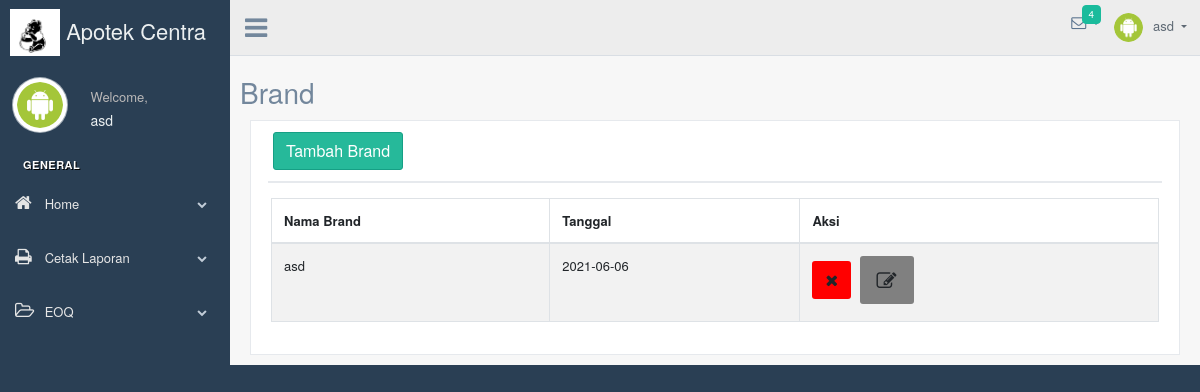
The page /admin/brand.php (signed in) on the database its author committed.
### tables this page shows
CREATE TABLE `tbl_logo` (
  `id_logo` int(20) NOT NULL,
  `nama_logo` varchar(255) NOT NULL,
  `create_date` date NOT NULL
);

CREATE TABLE `tbl_petugas` (
  `id_petugas` int(20) NOT NULL,
  `nama_petugas` varchar(255) NOT NULL,
  `img` varchar(255) NOT NULL,
  `email` varchar(255) NOT NULL,
  `alamat_petugas` text NOT NULL,
  `password` varchar(255) NOT NULL
);

CREATE TABLE `tbl_brand` (
  `id_brand` int(20) NOT NULL,
  `nama_brand` varchar(255) NOT NULL,
  `create_date` date NOT NULL,
  `status` varchar(255) NOT NULL
);

### model/User.php (called while the page is built, shortened)
<?php
function GetDataPetugas($id, $conn)
{
   $sql = "SELECT * FROM tbl_petugas where id_petugas = '" . $id . "' ";
   $item = mysqli_query($conn, $sql);
   $data = mysqli_fetch_assoc($item);
   return $data;
}
function GetDataBrand($conn)
{
   $sql = "SELECT * FROM tbl_brand WHERE status = 'ACTIVE' ORDER by create_date desc ";
   $item = mysqli_query($conn, $sql);
   return $item;
}
function GetCountPesan($conn)
{
   $sql = "SELECT count(id_pesan) as total FROM tbl_pesan";
   $item = mysqli_query($conn, $sql);
   $data = mysqli_fetch_assoc($item);
   return $data;
}
function GetDataLogo($conn)
{
   $sql = "SELECT * FROM tbl_logo ORDER by create_date DESC LIMIT 1";
   $item = mysqli_query($conn, $sql);
   $data = mysqli_fetch_assoc($item);
   return $data;
}
?>

### admin/brand.php (the view, shortened to what this page needs)
<?php
require('../model/User.php');
$logo = GetDataLogo($conn);
$data_brand = GetDataBrand($conn);
$totalpesan = GetCountPesan($conn);
$now = GetDataPetugas($_SESSION['id_petugas'], $conn);
?>
<!DOCTYPE html>
<html lang="en">
<head>
  <link href="../vendors/bootstrap/dist/css/bootstrap.min.css" rel="stylesheet">
  <link href="../vendors/font-awesome/css/font-awesome.min.css" rel="stylesheet">
  <link href="../vendors/nprogress/nprogress.css" rel="stylesheet">
  <link href="../vendors/iCheck/skins/flat/green.css" rel="stylesheet">
  <link href="../vendors/bootstrap-progressbar/css/bootstrap-progressbar-3.3.4.min.css" rel="stylesheet">
  <link href="../vendors/jqvmap/dist/jqvmap.min.css" rel="stylesheet" />
  <link href="../vendors/bootstrap-daterangepicker/daterangepicker.css" rel="stylesheet">
  <link href="../vendors/datatables.net-bs/css/dataTables.bootstrap.min.css" rel="stylesheet">
  <link href="../vendors/datatables.net-buttons-bs/css/buttons.bootstrap.min.css" rel="stylesheet">
  <link href="../vendors/datatables.net-fixedheader-bs/css/fixedHeader.bootstrap.min.css" rel="stylesheet">
  <link href="../vendors/datatables.net-responsive-bs/css/responsive.bootstrap.min.css" rel="stylesheet">
  <link href="../vendors/datatables.net-scroller-bs/css/scroller.bootstrap.min.css" rel="stylesheet">
  <link href="../build/css/custom.min.css" rel="stylesheet">
</head>
<body class="nav-md">
  <div class="container body">
    <div class="main_container">
      <div class="col-md-3 left_col">
        <div class="left_col scroll-view">
          <div class="navbar nav_title" style="border: 0;">
            <a href="index.php" class="site_title"><img width="50px" src="../admin/images/logo/<?php echo $logo['nama_logo'] ?>" /> <span>Apotek Centra Medika</span></a>
          </div>
          <div class="profile clearfix">
            <div class="profile_pic">
              <img src="../admin/images/profile/<?php echo $now['img'] ?>" alt="..." class="img-circle profile_img">
            </div>
            <div class="profile_info">
              <span>Welcome,</span>
              <h2> <?php echo $now['nama_petugas'] ?></h2>
            </div>
          </div>
          <br />
          <div id="sidebar-menu" class="main_menu_side hidden-print main_menu">
            <div class="menu_section">
              <h3>General</h3>
              <ul class="nav side-menu">
                <li><a><i class="fa fa-home"></i> Home <span class="fa fa-chevron-down"></span></a>
                </li>
              </ul>
              <ul class="nav side-menu">
                <li><a><i class="fa fa-print"></i> Cetak Laporan <span class="fa fa-chevron-down"></span></a>
                </li>
              </ul>
              <ul class="nav side-menu">
                <li><a><i class="fa fa-folder-open-o"></i> EOQ <span class="fa fa-chevron-down"></span></a>
                </li>
              </ul>
            </div>
          </div>
        </div>
      </div>
      <div class="top_nav">
        <div class="nav_menu">
          <div class="nav toggle">
            <a id="menu_toggle"><i class="fa fa-bars"></i></a>
          </div>
          <nav class="nav navbar-nav">
            <ul class=" navbar-right">
              <li class="nav-item dropdown open" style="padding-left: 15px;">
                <a href="javascript:;" class="user-profile dropdown-toggle" aria-haspopup="true" id="navbarDropdown" data-toggle="dropdown" aria-expanded="false">
                  <img src="../admin/images/profile/<?php echo $now['img'] ?>" alt=""><?php echo $now['nama_petugas'] ?>
              </li>
              <li role="presentation" class="nav-item dropdown open">
                <a href="javascript:;" class="dropdown-toggle info-number" id="navbarDropdown1" data-toggle="dropdown" aria-expanded="false">
                  <i class="fa fa-envelope-o"></i>
                  <?php if ($totalpesan['total'] != 0) { ?>
                    <span class="badge bg-green"><?php echo $totalpesan['total'] ?></span>
                  <?php } ?>
                </a>
              </li>
            </ul>
          </nav>
        </div>
      </div>
      <div class="right_col" role="main">
        <div class="row" style="display: inline-block;">
          <h3>Brand</h3>
        </div>
        <br />
        <div class="row">
          <div class="col-md-12 col-sm-12 ">
            <div class="x_panel">
              <div class="x_title">
                <button type="button" class="btn btn-success" data-toggle="modal" data-target="#myModal">Tambah Brand</button>
              </div>
              <div class="x_content">
                <div class="row">
                  <div class="col-sm-12">
                    <div class="card-box table-responsive">
                      <table id="datatable" class="table table-striped table-bordered" style="width:100%">
                        <thead>
                          <tr>
                            <th>Nama Brand</th>
                            <th>Tanggal</th>
                            <th>Aksi</th>
                          </tr>
                        </thead>
                        <tbody>
                          <?php
                          $i = 0;
                          while ($data = mysqli_fetch_assoc($data_brand)) { ?>
                            <tr>
                              <td><?php echo $data['nama_brand'] ?></td>
                              <td><?php echo $data['create_date'] ?></td>
                              <td>
                                <form action="../model/User.php" method="post">
                                  <button style="background-color:red;" type="submit" name="deletebrand" class="btn cart_quantity_delete"><i class="fa fa-times"></i></button>
                                  <button style="background-color:grey;" type="button" class="btn btn-lg" data-toggle="modal" data-dismiss="modal" data-target="#update_alamat<?php echo $i ?>"><i class="fa fa-edit"></i></button>
                                </form>
                              </td>
                            </tr>
                          <?php $i += 1;
                          } ?>
                        </tbody>
                      </table>
                    </div>
                  </div>
                </div>
              </div>
            </div>
          </div>
        </div>
      </div>
    </div>
  </div>
</body>
</html>

### rows shown on the page
tbl_logo: nama_logo (picture)
tbl_petugas: img (picture), nama_petugas "asd"
tbl_brand: nama_brand "asd", create_date "2021-06-06"

### other values the page prints
$totalpesan['total'] "4"
